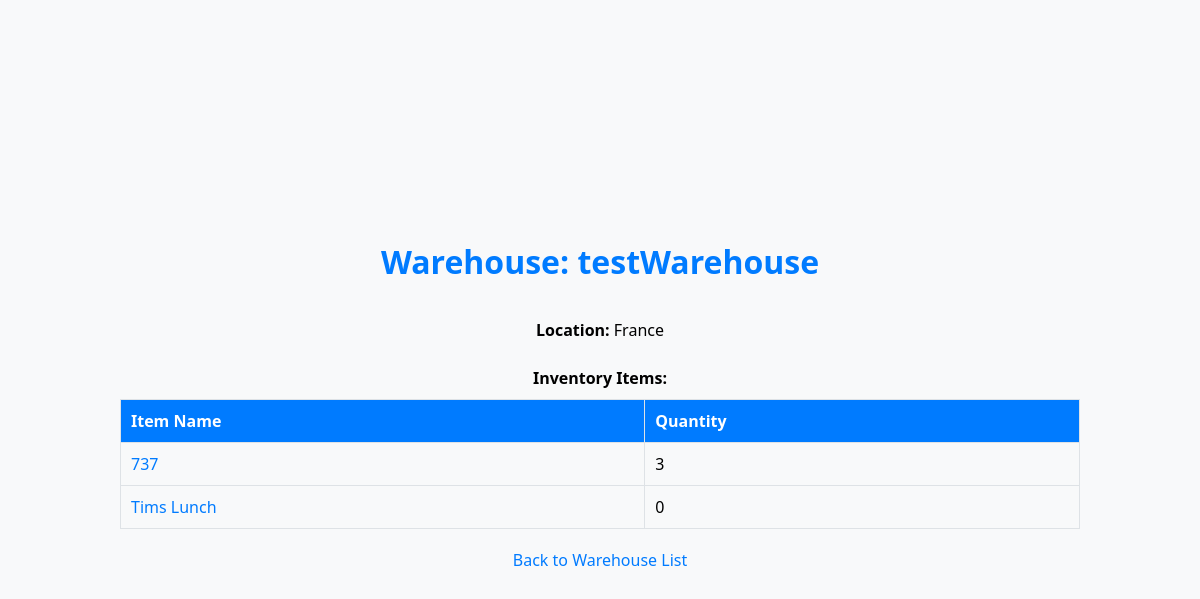
/warehouse_summary/1/ (signed in), run on an earlier commit of the app's database.
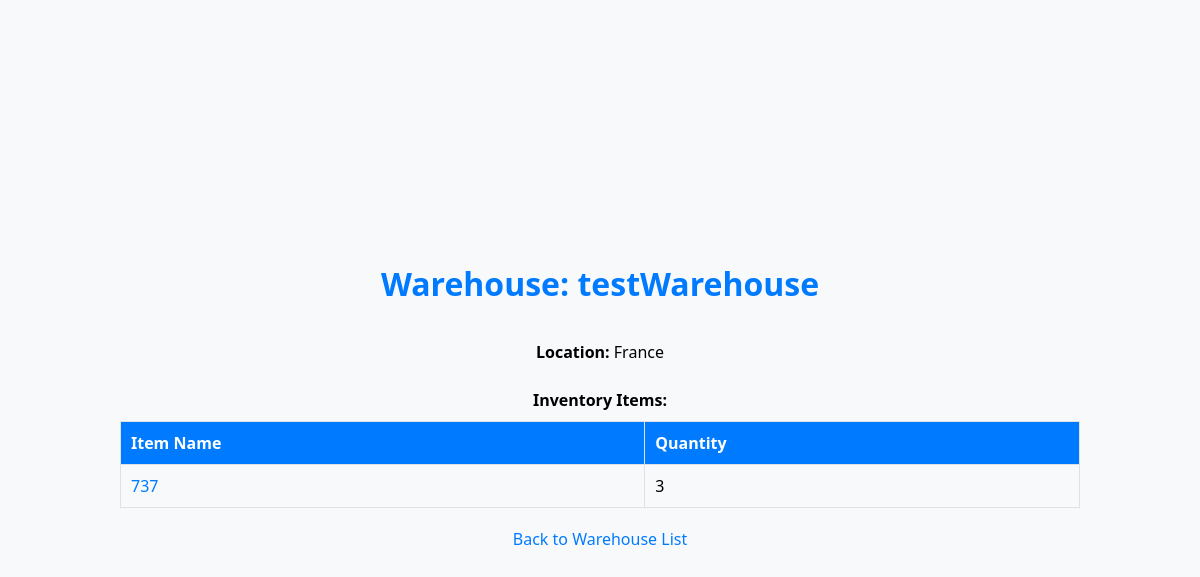
And on a later commit of the database.
### P4SBonjour/bonjour_app/models.py (models this page shows, shortened)
class Warehouse(models.Model):
    warehouse_name = models.CharField(max_length=255)
    location = models.TextField()

class Inventory(models.Model):
    item = models.ForeignKey(Item, on_delete=models.CASCADE)
    warehouse = models.ForeignKey(Warehouse, on_delete=models.CASCADE)
    quantity = models.IntegerField()

class Item(models.Model):
    item_name = models.CharField(max_length=255)
    description = models.TextField()
    supplier = models.ForeignKey(Supplier, on_delete=models.CASCADE)

### P4SBonjour/bonjour_app/views.py (the view)
# urls.py: path('warehouse_summary/<int:warehouse_id>/', views.warehouse_summary, name='warehouse_summary'),
@login_required
def warehouse_summary(request, warehouse_id):
    warehouse = get_object_or_404(Warehouse, pk=warehouse_id)
    inventory_items = Inventory.objects.filter(warehouse=warehouse)
    return render(request, 'warehouse_summary.html', {
        'warehouse': warehouse,
        'inventory_items': inventory_items
    })

### P4SBonjour/bonjour_app/templates/warehouse_summary.html (shortened to what this page needs)
<!DOCTYPE html>
<html>
<head>
</head>
<body>
    <h1>Warehouse: {{ warehouse.warehouse_name }}</h1>
    <p><strong>Location:</strong> {{ warehouse.location }}</p>
    <p><strong>Inventory Items:</strong></p>
    <table>
        <tr>
            <th>Item Name</th>
            <th>Quantity</th>
        </tr>
        {% for item in inventory_items %}
        <tr>
            <td><a href="{% url 'view_item' item.item.id %}">{{ item.item.item_name }}</a></td>
            <td>{{ item.quantity }}</td>
        </tr>
        {% empty %}
        <tr>
            <td colspan="2">No items found in this warehouse.</td>
        </tr>
        {% endfor %}
    </table>
    <a href="{% url 'warehouse_list' %}">Back to Warehouse List</a>
</body>
</html>

### P4SBonjour/bonjour_app/templates/warehouse_summary.html (style rules this page uses)
body { font-family: 'Segoe UI', Tahoma, Geneva, Verdana, sans-serif; background-color: #f8f9fa; margin: 0; padding: 0; display: flex; flex-direction: column; align-items: center; justify-content: center; min-height: 100vh; }
h1 { color: #007bff; font-size: 32px; font-weight: 600; margin-bottom: 20px; }
p { margin-bottom: 10px; }
strong { font-weight: bold; }
table { width: 80%; border-collapse: collapse; margin-bottom: 20px; }
th, td { border: 1px solid #dee2e6; padding: 10px; text-align: left; }
th { background-color: #007bff; color: #ffffff; }
a { color: #007bff; text-decoration: none; transition: color 0.3s ease; margin-bottom: 10px; }

What changed in the data, as far as the page shows it:
removed Inventory: item.item_name "Tims Lunch", quantity "0"
